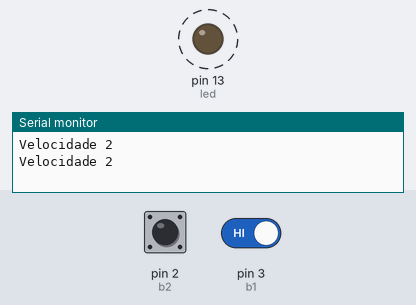
Simulated run of this sketch. Board: Arduino Uno, built with avr-gcc and run on an emulated ATmega328P. Parts: output pins drawn as LEDs (lit = HIGH), the last lines printed to the serial monitor. Dashed ring = blinking. The test bench sets the inputs (shaded band); at power-on: pin 3 (b1) HIGH, pin 2 (b2) HIGH.

Above: at 2.8 s.
2.9 s: pin 3 (b1) driven LOW
At 3.8 s:
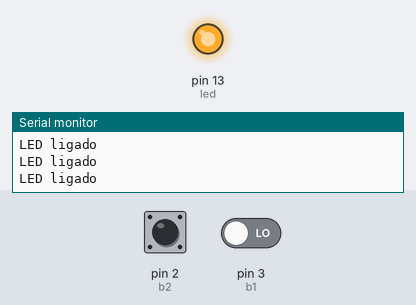
4.9 s: pin 3 (b1) driven HIGH
At 6.3 s:
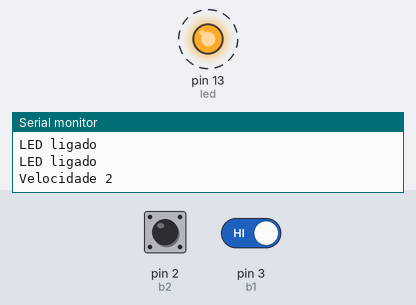
9.0 s: pin 2 (b2) driven LOW
12.5 s: pin 2 (b2) driven HIGH and pin 3 (b1) driven LOW
At 12.6 s:
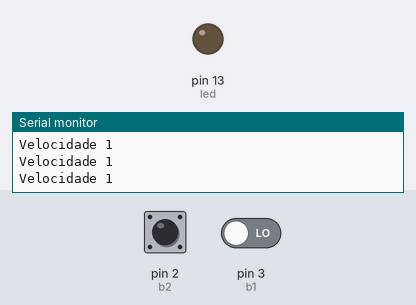
16.6 s: pin 2 (b2) pulsed LOW 5 times (0.12 s each, 0.3 s apart)
At 18.2 s:
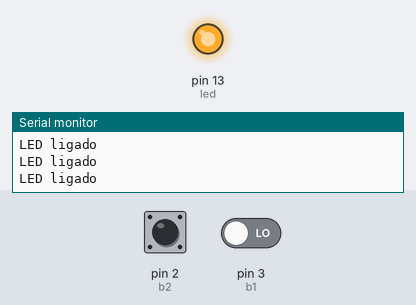
Timing chart, 0 to 19.7 s (numbered marks = the images above; inputs shaded):
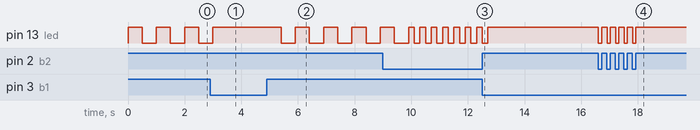

Measured:
- after the input at 2.9 s, pin 13 (led): goes on until 3.0 s, then stays HIGH
- after the input at 4.9 s, pin 13 (led): alternates HIGH for 0.50 s and LOW for 0.50 s, starting after 0.50 s
- after the input at 12.5 s, pin 13 (led): goes on until 12.7 s, then stays HIGH
- after the input at 16.6 s, pin 13 (led): alternates HIGH for 0.19 s and LOW for 0.11 s, 10 changes in all, then stays HIGH, starting at once
- by itself, pin 13 (led): alternates HIGH for 0.50 s and LOW for 0.50 s

The sketch:

serial_monitor_exerc_cio_1_1.ino
```cpp
//////////////
// EDIVÂNIA //
//   UFPI   //
//   2022   //
//////////////

int b1 = 3, b2 = 2, led = 13;
int es1, es2;
int aux = 0;

void setup()
{
  pinMode(b1, INPUT);
  pinMode(b2, INPUT);
  pinMode(led, OUTPUT);

  Serial.begin(6600);
}

void loop()
{
  es1 = digitalRead(b1);
  es2 = digitalRead(b2);

  if(es1 == 0 && es2 == 0)
    digitalWrite(led, LOW);

  if(es1 == 0 && es2 == 1)
  {
    digitalWrite(led, HIGH);
    Serial.println("LED ligado");
  }

  if(es1 == 1 && es2 == 0)
  {
    digitalWrite(led, HIGH);
    delay(200);
    digitalWrite(led, LOW);
    delay(200);
    Serial.println("Velocidade 1");
  }

  if(es1 == 1 && es2 == 1)
  {
    digitalWrite(led, HIGH);
    delay(500);
    digitalWrite(led, LOW);
    delay(500);
    Serial.println("Velocidade 2");
  }
}
```
